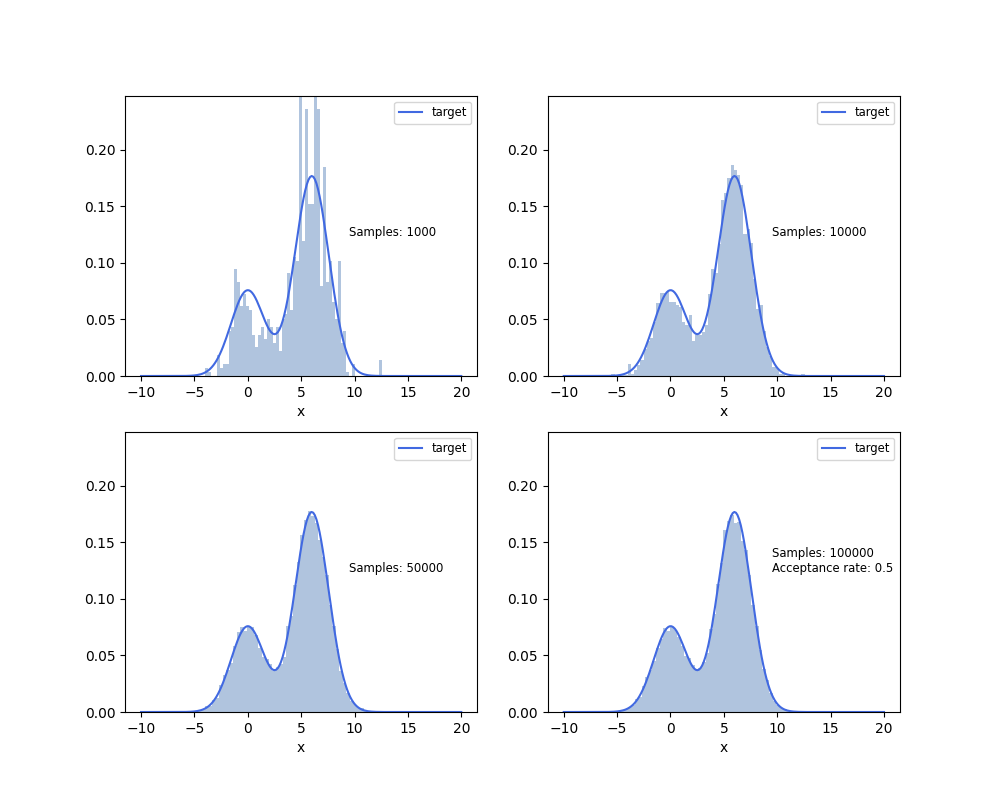

Write Python code to recreate this figure.
'''
This script shows an example of the Metropolis-Hastings
algorithm with a Gaussian proposal distribtuion and a target 
distribtuion probortinal to 0.3exp(-0.2x^2) + 0.7exp(-0.2(x-6)^2).
Inspiration taken from "An Introduction to MCMC for Machine Learning"
'''
import numpy as np
from scipy.integrate import quad
import matplotlib.pyplot as plt

def target(x):
    return 0.3*np.exp(-0.2*x**2) + 0.7*np.exp(-0.2*(x-6)**2)

def main():

    target_norm, _ = quad(target, -np.inf, np.inf)
    propsal_width  = 5
    n_samples = 100_000
    x_current = 5
    iteration = []
    n_acc = 0
    chain = []

    #Run MCMC (with Random Walk Metropolis)
    for i in range(n_samples):

        x_proposal = np.random.normal(x_current, propsal_width)
        acc_probability = min(1, target(x_proposal)/target(x_current))
        u = np.random.uniform(0, 1)
        iteration.append(i)

        if u <= acc_probability:
            chain.append(x_proposal)
            x_current = x_proposal
            n_acc += 1
        else:
            chain.append(x_current)

    #Plot Histogram
    label = 'target'
    x = np.linspace(-10, 20, 200)
    yMax = 2.8/2*np.max(target(x)/target_norm) 

    fig, axs = plt.subplots(2, 2, figsize=(10,8))
    n = [1000, 10_000, 50_000, 100_000]
    a = [(0,0), (0, 1), (1, 0), (1, 1)]
    for i in range(4):
        txt = f'Samples: {n[i]}'
        axs[a[i]].hist(chain[:n[i]], bins=60,
                       density=True, color='lightsteelblue')
        axs[a[i]].plot(x, target(x)/target_norm,
                       color='royalblue', label=label)
        axs[a[i]].set_ylim(0, yMax)
        axs[a[i]].set_xlabel('x')
        axs[a[i]].legend(fontsize="small")
        if n[i] == n[-1]: 
            txt2 = f'\nAcceptance rate: {round(n_acc/n_samples, 2)}'
            axs[a[i]].text(x=9.5, y=yMax/2, s=txt+txt2 , fontsize="small")
        else:
            axs[a[i]].text(x=9.5, y=yMax/2, s=txt , fontsize="small")
    plt.savefig('RWM.png')

    #Plot Trace
    plt.figure(figsize=(12,4))
    plt.plot(iteration[:10000], chain[:10000],
             color='lightsteelblue', label='10000 samples')
    plt.xlabel('iteration')
    plt.ylabel('x')
    plt.legend()
    plt.savefig('Trace_RWM.png')


if __name__ == '__main__':
    main()